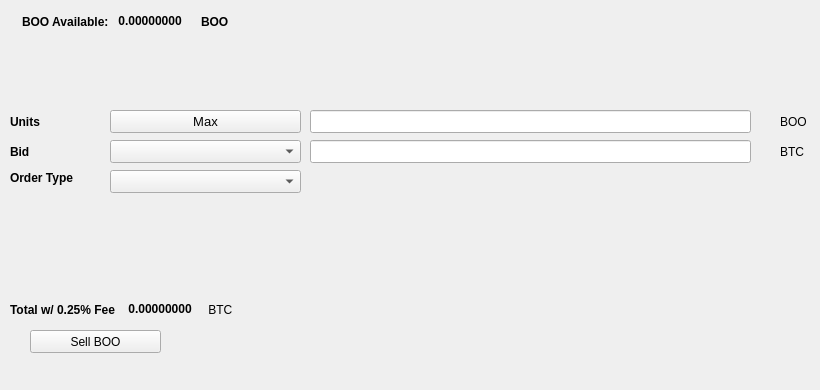
   <widget class="QWidget" name="SellTab">
    <attribute name="title">
     <string>Sell</string>
    </attribute>
    <widget class="QLabel" name="label_16">
     <property name="geometry">
      <rect>
       <x>780</x>
       <y>140</y>
       <width>31</width>
       <height>23</height>
      </rect>
     </property>
     <property name="text">
      <string>BTC</string>
     </property>
    </widget>
    <widget class="QComboBox" name="SellBidcomboBox">
     <property name="geometry">
      <rect>
       <x>110</x>
       <y>140</y>
       <width>191</width>
       <height>23</height>
      </rect>
     </property>
     <property name="font">
      <font>
       <pointsize>10</pointsize>
      </font>
     </property>
    </widget>
    <widget class="QLabel" name="label_18">
     <property name="geometry">
      <rect>
       <x>10</x>
       <y>110</y>
       <width>46</width>
       <height>23</height>
      </rect>
     </property>
     <property name="font">
      <font>
       <weight>75</weight>
       <bold>true</bold>
      </font>
     </property>
     <property name="text">
      <string>Units</string>
     </property>
    </widget>
    <widget class="QPushButton" name="Sell_Max_Amount">
     <property name="geometry">
      <rect>
       <x>110</x>
       <y>110</y>
       <width>191</width>
       <height>23</height>
      </rect>
     </property>
     <property name="font">
      <font>
       <pointsize>10</pointsize>
      </font>
     </property>
     <property name="text">
      <string>Max</string>
     </property>
    </widget>
    <widget class="QLabel" name="label_20">
     <property name="geometry">
      <rect>
       <x>10</x>
       <y>170</y>
       <width>91</width>
       <height>16</height>
      </rect>
     </property>
     <property name="font">
      <font>
       <weight>75</weight>
       <bold>true</bold>
      </font>
     </property>
     <property name="text">
      <string>Order Type</string>
     </property>
    </widget>
    <widget class="QComboBox" name="SellOrdertypeCombo">
     <property name="geometry">
      <rect>
       <x>110</x>
       <y>170</y>
       <width>191</width>
       <height>23</height>
      </rect>
     </property>
     <property name="font">
      <font>
       <pointsize>10</pointsize>
      </font>
     </property>
    </widget>
    <widget class="QLabel" name="label_21">
     <property name="geometry">
      <rect>
       <x>10</x>
       <y>140</y>
       <width>46</width>
       <height>23</height>
      </rect>
     </property>
     <property name="font">
      <font>
       <weight>75</weight>
       <bold>true</bold>
      </font>
     </property>
     <property name="text">
      <string>Bid</string>
     </property>
    </widget>
    <widget class="QLabel" name="label_22">
     <property name="geometry">
      <rect>
       <x>780</x>
       <y>110</y>
       <width>31</width>
       <height>23</height>
      </rect>
     </property>
     <property name="text">
      <string>BOO</string>
     </property>
    </widget>
    <widget class="QLineEdit" name="UnitsInputBOO">
     <property name="geometry">
      <rect>
       <x>310</x>
       <y>110</y>
       <width>441</width>
       <height>23</height>
      </rect>
     </property>
     <property name="font">
      <font>
       <pointsize>9</pointsize>
       <weight>75</weight>
       <bold>true</bold>
      </font>
     </property>
    </widget>
    <widget class="QLineEdit" name="SellBidPriceEdit">
     <property name="geometry">
      <rect>
       <x>310</x>
       <y>140</y>
       <width>441</width>
       <height>23</height>
      </rect>
     </property>
     <property name="font">
      <font>
       <pointsize>9</pointsize>
       <weight>75</weight>
       <bold>true</bold>
      </font>
     </property>
    </widget>
    <widget class="QPushButton" name="SellBOOBTN">
     <property name="geometry">
      <rect>
       <x>30</x>
       <y>330</y>
       <width>131</width>
       <height>23</height>
      </rect>
     </property>
     <property name="text">
      <string>Sell BOO</string>
     </property>
     <property name="icon">
      <iconset resource="../bamboo">
       <normaloff>:/icons/bitcoin</normaloff>:/icons/bitcoin</iconset>
     </property>
    </widget>
    <widget class="QWidget" name="layoutWidget3">
     <property name="geometry">
      <rect>
       <x>22</x>
       <y>12</y>
       <width>258</width>
       <height>19</height>
      </rect>
     </property>
     <layout class="QHBoxLayout" name="horizontalLayout">
      <item>
       <widget class="QLabel" name="label232_2">
        <property name="font">
         <font>
          <weight>75</weight>
          <bold>true</bold>
         </font>
        </property>
        <property name="text">
         <string>BOO Available:</string>
        </property>
       </widget>
      </item>
      <item>
       <widget class="QLabel" name="BOOAvailableLabel">
        <property name="palette">
         <palette>
          <active>
           <colorrole role="WindowText">
            <brush brushstyle="SolidPattern">
             <color alpha="255">
              <red>0</red>
              <green>0</green>
              <blue>0</blue>
             </color>
            </brush>
           </colorrole>
           <colorrole role="Button">
            <brush brushstyle="SolidPattern">
             <color alpha="255">
              <red>0</red>
              <green>170</green>
              <blue>0</blue>
             </color>
            </brush>
           </colorrole>
           <colorrole role="Light">
            <brush brushstyle="SolidPattern">
             <color alpha="255">
              <red>0</red>
              <green>255</green>
              <blue>0</blue>
             </color>
            </brush>
           </colorrole>
           <colorrole role="Midlight">
            <brush brushstyle="SolidPattern">
             <color alpha="255">
              <red>0</red>
              <green>212</green>
              <blue>0</blue>
             </color>
            </brush>
           </colorrole>
           <colorrole role="Dark">
            <brush brushstyle="SolidPattern">
             <color alpha="255">
              <red>0</red>
              <green>85</green>
              <blue>0</blue>
             </color>
            </brush>
           </colorrole>
           <colorrole role="Mid">
            <brush brushstyle="SolidPattern">
             <color alpha="255">
              <red>0</red>
              <green>113</green>
              <blue>0</blue>
             </color>
            </brush>
           </colorrole>
           <colorrole role="Text">
            <brush brushstyle="SolidPattern">
             <color alpha="255">
              <red>0</red>
              <green>170</green>
              <blue>0</blue>
             </color>
            </brush>
           </colorrole>
           <colorrole role="BrightText">
            <brush brushstyle="SolidPattern">
             <color alpha="255">
              <red>255</red>
              <green>255</green>
              <blue>255</blue>
             </color>
            </brush>
           </colorrole>
           <colorrole role="ButtonText">
            <brush brushstyle="SolidPattern">
             <color alpha="255">
              <red>0</red>
              <green>0</green>
              <blue>0</blue>
             </color>
            </brush>
           </colorrole>
           <colorrole role="Base">
            <brush brushstyle="SolidPattern">
             <color alpha="255">
              <red>255</red>
              <green>255</green>
              <blue>255</blue>
             </color>
            </brush>
           </colorrole>
           <colorrole role="Window">
            <brush brushstyle="SolidPattern">
             <color alpha="255">
              <red>0</red>
              <green>170</green>
              <blue>0</blue>
             </color>
            </brush>
           </colorrole>
           <colorrole role="Shadow">
            <brush brushstyle="SolidPattern">
             <color alpha="255">
              <red>0</red>
              <green>0</green>
              <blue>0</blue>
             </color>
            </brush>
           </colorrole>
           <colorrole role="AlternateBase">
            <brush brushstyle="SolidPattern">
             <color alpha="255">
              <red>127</red>
              <green>212</green>
              <blue>127</blue>
             </color>
            </brush>
           </colorrole>
           <colorrole role="ToolTipBase">
            <brush brushstyle="SolidPattern">
             <color alpha="255">
              <red>255</red>
              <green>255</green>
              <blue>220</blue>
             </color>
            </brush>
           </colorrole>
           <colorrole role="ToolTipText">
            <brush brushstyle="SolidPattern">
             <color alpha="255">
              <red>0</red>
              <green>0</green>
              <blue>0</blue>
             </color>
            </brush>
           </colorrole>
          </active>
          <inactive>
           <colorrole role="WindowText">
            <brush brushstyle="SolidPattern">
             <color alpha="255">
              <red>0</red>
              <green>0</green>
              <blue>0</blue>
             </color>
            </brush>
           </colorrole>
           <colorrole role="Button">
            <brush brushstyle="SolidPattern">
             <color alpha="255">
              <red>0</red>
              <green>170</green>
              <blue>0</blue>
             </color>
            </brush>
           </colorrole>
           <colorrole role="Light">
            <brush brushstyle="SolidPattern">
             <color alpha="255">
              <red>0</red>
              <green>255</green>
              <blue>0</blue>
             </color>
            </brush>
           </colorrole>
           <colorrole role="Midlight">
            <brush brushstyle="SolidPattern">
             <color alpha="255">
              <red>0</red>
              <green>212</green>
              <blue>0</blue>
             </color>
            </brush>
           </colorrole>
           <colorrole role="Dark">
            <brush brushstyle="SolidPattern">
             <color alpha="255">
              <red>0</red>
              <green>85</green>
              <blue>0</blue>
             </color>
            </brush>
           </colorrole>
           <colorrole role="Mid">
            <brush brushstyle="SolidPattern">
             <color alpha="255">
              <red>0</red>
              <green>113</green>
              <blue>0</blue>
             </color>
            </brush>
           </colorrole>
           <colorrole role="Text">
            <brush brushstyle="SolidPattern">
             <color alpha="255">
              <red>0</red>
              <green>170</green>
              <blue>0</blue>
             </color>
            </brush>
           </colorrole>
           <colorrole role="BrightText">
            <brush brushstyle="SolidPattern">
             <color alpha="255">
              <red>255</red>
              <green>255</green>
              <blue>255</blue>
             </color>
            </brush>
           </colorrole>
           <colorrole role="ButtonText">
            <brush brushstyle="SolidPattern">
             <color alpha="255">
              <red>0</red>
              <green>0</green>
              <blue>0</blue>
             </color>
            </brush>
           </colorrole>
           <colorrole role="Base">
            <brush brushstyle="SolidPattern">
             <color alpha="255">
              <red>255</red>
              <green>255</green>
              <blue>255</blue>
             </color>
            </brush>
           </colorrole>
           <colorrole role="Window">
            <brush brushstyle="SolidPattern">
             <color alpha="255">
              <red>0</red>
              <green>170</green>
              <blue>0</blue>
             </color>
            </brush>
           </colorrole>
           <colorrole role="Shadow">
            <brush brushstyle="SolidPattern">
             <color alpha="255">
              <red>0</red>
              <green>0</green>
              <blue>0</blue>
             </color>
            </brush>
           </colorrole>
           <colorrole role="AlternateBase">
            <brush brushstyle="SolidPattern">
             <color alpha="255">
              <red>127</red>
              <green>212</green>
              <blue>127</blue>
             </color>
            </brush>
           </colorrole>
           <colorrole role="ToolTipBase">
            <brush brushstyle="SolidPattern">
             <color alpha="255">
              <red>255</red>
              <green>255</green>
              <blue>220</blue>
             </color>
            </brush>
           </colorrole>
           <colorrole role="ToolTipText">
            <brush brushstyle="SolidPattern">
             <color alpha="255">
              <red>0</red>
              <green>0</green>
              <blue>0</blue>
             </color>
            </brush>
           </colorrole>
          </inactive>
          <disabled>
           <colorrole role="WindowText">
            <brush brushstyle="SolidPattern">
             <color alpha="255">
              <red>0</red>
              <green>85</green>
              <blue>0</blue>
             </color>
            </brush>
           </colorrole>
           <colorrole role="Button">
            <brush brushstyle="SolidPattern">
             <color alpha="255">
              <red>0</red>
              <green>170</green>
              <blue>0</blue>
             </color>
            </brush>
           </colorrole>
           <colorrole role="Light">
            <brush brushstyle="SolidPattern">
             <color alpha="255">
              <red>0</red>
              <green>255</green>
              <blue>0</blue>
             </color>
            </brush>
           </colorrole>
           <colorrole role="Midlight">
            <brush brushstyle="SolidPattern">
             <color alpha="255">
              <red>0</red>
              <green>212</green>
              <blue>0</blue>
             </color>
            </brush>
           </colorrole>
           <colorrole role="Dark">
            <brush brushstyle="SolidPattern">
             <color alpha="255">
              <red>0</red>
              <green>85</green>
              <blue>0</blue>
             </color>
            </brush>
           </colorrole>
           <colorrole role="Mid">
            <brush brushstyle="SolidPattern">
             <color alpha="255">
              <red>0</red>
              <green>113</green>
              <blue>0</blue>
             </color>
            </brush>
           </colorrole>
           <colorrole role="Text">
            <brush brushstyle="SolidPattern">
             <color alpha="255">
              <red>0</red>
              <green>85</green>
              <blue>0</blue>
             </color>
            </brush>
           </colorrole>
           <colorrole role="BrightText">
            <brush brushstyle="SolidPattern">
             <color alpha="255">
              <red>255</red>
              <green>255</green>
              <blue>255</blue>
             </color>
            </brush>
           </colorrole>
           <colorrole role="ButtonText">
            <brush brushstyle="SolidPattern">
             <color alpha="255">
              <red>0</red>
              <green>85</green>
              <blue>0</blue>
             </color>
            </brush>
           </colorrole>
           <colorrole role="Base">
            <brush brushstyle="SolidPattern">
             <color alpha="255">
              <red>0</red>
              <green>170</green>
              <blue>0</blue>
             </color>
            </brush>
           </colorrole>
           <colorrole role="Window">
            <brush brushstyle="SolidPattern">
             <color alpha="255">
              <red>0</red>
              <green>170</green>
              <blue>0</blue>
             </color>
            </brush>
           </colorrole>
           <colorrole role="Shadow">
            <brush brushstyle="SolidPattern">
             <color alpha="255">
              <red>0</red>
              <green>0</green>
              <blue>0</blue>
             </color>
            </brush>
           </colorrole>
           <colorrole role="AlternateBase">
            <brush brushstyle="SolidPattern">
             <color alpha="255">
              <red>0</red>
              <green>170</green>
              <blue>0</blue>
             </color>
            </brush>
           </colorrole>
           <colorrole role="ToolTipBase">
            <brush brushstyle="SolidPattern">
             <color alpha="255">
              <red>255</red>
              <green>255</green>
              <blue>220</blue>
             </color>
            </brush>
           </colorrole>
           <colorrole role="ToolTipText">
            <brush brushstyle="SolidPattern">
             <color alpha="255">
              <red>0</red>
              <green>0</green>
              <blue>0</blue>
             </color>
            </brush>
           </colorrole>
          </disabled>
         </palette>
        </property>
        <property name="font">
         <font>
          <weight>75</weight>
          <bold>true</bold>
         </font>
        </property>
        <property name="text">
         <string> 0.00000000 </string>
        </property>
        <property name="textInteractionFlags">
         <set>Qt::LinksAccessibleByMouse|Qt::TextSelectableByKeyboard|Qt::TextSelectableByMouse</set>
        </property>
       </widget>
      </item>
      <item>
       <widget class="QLabel" name="labelBOO">
        <property name="font">
         <font>
          <weight>75</weight>
          <bold>true</bold>
         </font>
        </property>
        <property name="text">
         <string>BOO</string>
        </property>
       </widget>
      </item>
     </layout>
    </widget>
    <widget class="QWidget" name="layoutWidget">
     <property name="geometry">
      <rect>
       <x>10</x>
       <y>300</y>
       <width>268</width>
       <height>19</height>
      </rect>
     </property>
     <layout class="QHBoxLayout" name="horizontalLayout_2">
      <item>
       <widget class="QLabel" name="label_19">
        <property name="font">
         <font>
          <weight>75</weight>
          <bold>true</bold>
         </font>
        </property>
        <property name="text">
         <string>Total w/ 0.25% Fee </string>
        </property>
       </widget>
      </item>
      <item>
       <widget class="QLabel" name="SellCostLabel">
        <property name="palette">
         <palette>
          <active>
           <colorrole role="WindowText">
            <brush brushstyle="SolidPattern">
             <color alpha="255">
              <red>0</red>
              <green>0</green>
              <blue>0</blue>
             </color>
            </brush>
           </colorrole>
           <colorrole role="Button">
            <brush brushstyle="SolidPattern">
             <color alpha="255">
              <red>0</red>
              <green>170</green>
              <blue>0</blue>
             </color>
            </brush>
           </colorrole>
           <colorrole role="Light">
            <brush brushstyle="SolidPattern">
             <color alpha="255">
              <red>0</red>
              <green>255</green>
              <blue>0</blue>
             </color>
            </brush>
           </colorrole>
           <colorrole role="Midlight">
            <brush brushstyle="SolidPattern">
             <color alpha="255">
              <red>0</red>
              <green>212</green>
              <blue>0</blue>
             </color>
            </brush>
           </colorrole>
           <colorrole role="Dark">
            <brush brushstyle="SolidPattern">
             <color alpha="255">
              <red>0</red>
              <green>85</green>
              <blue>0</blue>
             </color>
            </brush>
           </colorrole>
           <colorrole role="Mid">
            <brush brushstyle="SolidPattern">
             <color alpha="255">
              <red>0</red>
              <green>113</green>
              <blue>0</blue>
             </color>
            </brush>
           </colorrole>
           <colorrole role="Text">
            <brush brushstyle="SolidPattern">
             <color alpha="255">
              <red>0</red>
              <green>170</green>
              <blue>0</blue>
             </color>
            </brush>
           </colorrole>
           <colorrole role="BrightText">
            <brush brushstyle="SolidPattern">
             <color alpha="255">
              <red>255</red>
              <green>255</green>
              <blue>255</blue>
             </color>
            </brush>
           </colorrole>
           <colorrole role="ButtonText">
            <brush brushstyle="SolidPattern">
             <color alpha="255">
              <red>0</red>
              <green>0</green>
              <blue>0</blue>
             </color>
            </brush>
           </colorrole>
           <colorrole role="Base">
            <brush brushstyle="SolidPattern">
             <color alpha="255">
              <red>255</red>
              <green>255</green>
              <blue>255</blue>
             </color>
            </brush>
           </colorrole>
           <colorrole role="Window">
            <brush brushstyle="SolidPattern">
             <color alpha="255">
              <red>0</red>
              <green>170</green>
              <blue>0</blue>
             </color>
            </brush>
           </colorrole>
           <colorrole role="Shadow">
            <brush brushstyle="SolidPattern">
             <color alpha="255">
              <red>0</red>
              <green>0</green>
              <blue>0</blue>
             </color>
            </brush>
           </colorrole>
           <colorrole role="AlternateBase">
            <brush brushstyle="SolidPattern">
             <color alpha="255">
              <red>127</red>
              <green>212</green>
              <blue>127</blue>
             </color>
            </brush>
           </colorrole>
           <colorrole role="ToolTipBase">
            <brush brushstyle="SolidPattern">
             <color alpha="255">
              <red>255</red>
              <green>255</green>
              <blue>220</blue>
             </color>
            </brush>
           </colorrole>
           <colorrole role="ToolTipText">
            <brush brushstyle="SolidPattern">
             <color alpha="255">
              <red>0</red>
              <green>0</green>
              <blue>0</blue>
             </color>
            </brush>
           </colorrole>
          </active>
          <inactive>
           <colorrole role="WindowText">
            <brush brushstyle="SolidPattern">
             <color alpha="255">
              <red>0</red>
              <green>0</green>
              <blue>0</blue>
             </color>
            </brush>
           </colorrole>
           <colorrole role="Button">
            <brush brushstyle="SolidPattern">
             <color alpha="255">
              <red>0</red>
              <green>170</green>
              <blue>0</blue>
             </color>
            </brush>
           </colorrole>
           <colorrole role="Light">
            <brush brushstyle="SolidPattern">
             <color alpha="255">
              <red>0</red>
              <green>255</green>
              <blue>0</blue>
             </color>
            </brush>
           </colorrole>
           <colorrole role="Midlight">
            <brush brushstyle="SolidPattern">
             <color alpha="255">
              <red>0</red>
              <green>212</green>
              <blue>0</blue>
             </color>
            </brush>
           </colorrole>
           <colorrole role="Dark">
            <brush brushstyle="SolidPattern">
             <color alpha="255">
              <red>0</red>
              <green>85</green>
              <blue>0</blue>
             </color>
            </brush>
           </colorrole>
           <colorrole role="Mid">
            <brush brushstyle="SolidPattern">
             <color alpha="255">
              <red>0</red>
              <green>113</green>
              <blue>0</blue>
             </color>
            </brush>
           </colorrole>
           <colorrole role="Text">
            <brush brushstyle="SolidPattern">
             <color alpha="255">
              <red>0</red>
              <green>170</green>
              <blue>0</blue>
             </color>
            </brush>
           </colorrole>
           <colorrole role="BrightText">
            <brush brushstyle="SolidPattern">
             <color alpha="255">
              <red>255</red>
              <green>255</green>
              <blue>255</blue>
             </color>
            </brush>
           </colorrole>
           <colorrole role="ButtonText">
            <brush brushstyle="SolidPattern">
             <color alpha="255">
              <red>0</red>
              <green>0</green>
              <blue>0</blue>
             </color>
            </brush>
           </colorrole>
           <colorrole role="Base">
            <brush brushstyle="SolidPattern">
             <color alpha="255">
              <red>255</red>
              <green>255</green>
              <blue>255</blue>
             </color>
            </brush>
           </colorrole>
           <colorrole role="Window">
            <brush brushstyle="SolidPattern">
             <color alpha="255">
              <red>0</red>
              <green>170</green>
              <blue>0</blue>
             </color>
            </brush>
           </colorrole>
           <colorrole role="Shadow">
            <brush brushstyle="SolidPattern">
             <color alpha="255">
              <red>0</red>
              <green>0</green>
              <blue>0</blue>
             </color>
            </brush>
           </colorrole>
           <colorrole role="AlternateBase">
            <brush brushstyle="SolidPattern">
             <color alpha="255">
              <red>127</red>
              <green>212</green>
              <blue>127</blue>
             </color>
            </brush>
           </colorrole>
           <colorrole role="ToolTipBase">
            <brush brushstyle="SolidPattern">
             <color alpha="255">
              <red>255</red>
              <green>255</green>
              <blue>220</blue>
             </color>
            </brush>
           </colorrole>
           <colorrole role="ToolTipText">
            <brush brushstyle="SolidPattern">
             <color alpha="255">
              <red>0</red>
              <green>0</green>
              <blue>0</blue>
             </color>
            </brush>
           </colorrole>
          </inactive>
          <disabled>
           <colorrole role="WindowText">
            <brush brushstyle="SolidPattern">
             <color alpha="255">
              <red>0</red>
              <green>85</green>
              <blue>0</blue>
             </color>
            </brush>
           </colorrole>
           <colorrole role="Button">
            <brush brushstyle="SolidPattern">
             <color alpha="255">
              <red>0</red>
              <green>170</green>
              <blue>0</blue>
             </color>
            </brush>
           </colorrole>
           <colorrole role="Light">
            <brush brushstyle="SolidPattern">
             <color alpha="255">
              <red>0</red>
              <green>255</green>
              <blue>0</blue>
             </color>
            </brush>
           </colorrole>
           <colorrole role="Midlight">
            <brush brushstyle="SolidPattern">
             <color alpha="255">
              <red>0</red>
              <green>212</green>
              <blue>0</blue>
             </color>
            </brush>
           </colorrole>
           <colorrole role="Dark">
            <brush brushstyle="SolidPattern">
             <color alpha="255">
              <red>0</red>
              <green>85</green>
              <blue>0</blue>
             </color>
            </brush>
           </colorrole>
           <colorrole role="Mid">
            <brush brushstyle="SolidPattern">
             <color alpha="255">
              <red>0</red>
              <green>113</green>
              <blue>0</blue>
             </color>
            </brush>
           </colorrole>
           <colorrole role="Text">
            <brush brushstyle="SolidPattern">
             <color alpha="255">
              <red>0</red>
              <green>85</green>
              <blue>0</blue>
             </color>
            </brush>
           </colorrole>
           <colorrole role="BrightText">
            <brush brushstyle="SolidPattern">
             <color alpha="255">
              <red>255</red>
              <green>255</green>
              <blue>255</blue>
             </color>
            </brush>
           </colorrole>
           <colorrole role="ButtonText">
            <brush brushstyle="SolidPattern">
             <color alpha="255">
              <red>0</red>
              <green>85</green>
              <blue>0</blue>
             </color>
            </brush>
           </colorrole>
           <colorrole role="Base">
            <brush brushstyle="SolidPattern">
             <color alpha="255">
              <red>0</red>
              <green>170</green>
              <blue>0</blue>
             </color>
            </brush>
           </colorrole>
           <colorrole role="Window">
            <brush brushstyle="SolidPattern">
             <color alpha="255">
              <red>0</red>
              <green>170</green>
              <blue>0</blue>
             </color>
            </brush>
           </colorrole>
           <colorrole role="Shadow">
            <brush brushstyle="SolidPattern">
             <color alpha="255">
              <red>0</red>
              <green>0</green>
              <blue>0</blue>
             </color>
            </brush>
           </colorrole>
           <colorrole role="AlternateBase">
            <brush brushstyle="SolidPattern">
             <color alpha="255">
              <red>0</red>
              <green>170</green>
              <blue>0</blue>
             </color>
            </brush>
           </colorrole>
           <colorrole role="ToolTipBase">
            <brush brushstyle="SolidPattern">
             <color alpha="255">
              <red>255</red>
              <green>255</green>
              <blue>220</blue>
             </color>
            </brush>
           </colorrole>
           <colorrole role="ToolTipText">
            <brush brushstyle="SolidPattern">
             <color alpha="255">
              <red>0</red>
              <green>0</green>
              <blue>0</blue>
             </color>
            </brush>
           </colorrole>
          </disabled>
         </palette>
        </property>
        <property name="font">
         <font>
          <weight>75</weight>
          <bold>true</bold>
         </font>
        </property>
        <property name="autoFillBackground">
         <bool>false</bool>
        </property>
        <property name="text">
         <string> 0.00000000</string>
        </property>
        <property name="textInteractionFlags">
         <set>Qt::LinksAccessibleByMouse|Qt::TextSelectableByMouse</set>
        </property>
       </widget>
      </item>
      <item>
       <widget class="QLabel" name="label_17">
        <property name="font">
         <font>
          <weight>50</weight>
          <bold>false</bold>
         </font>
        </property>
        <property name="text">
         <string> BTC</string>
        </property>
       </widget>
      </item>
     </layout>
    </widget>
    <widget class="QLabel" name="label_23">
     <property name="geometry">
      <rect>
       <x>460</x>
       <y>300</y>
       <width>281</width>
       <height>81</height>
      </rect>
     </property>
     <property name="text">
      <string/>
     </property>
     <property name="pixmap">
      <pixmap>:/images/bittrex</pixmap>
     </property>
    </widget>
   </widget>
